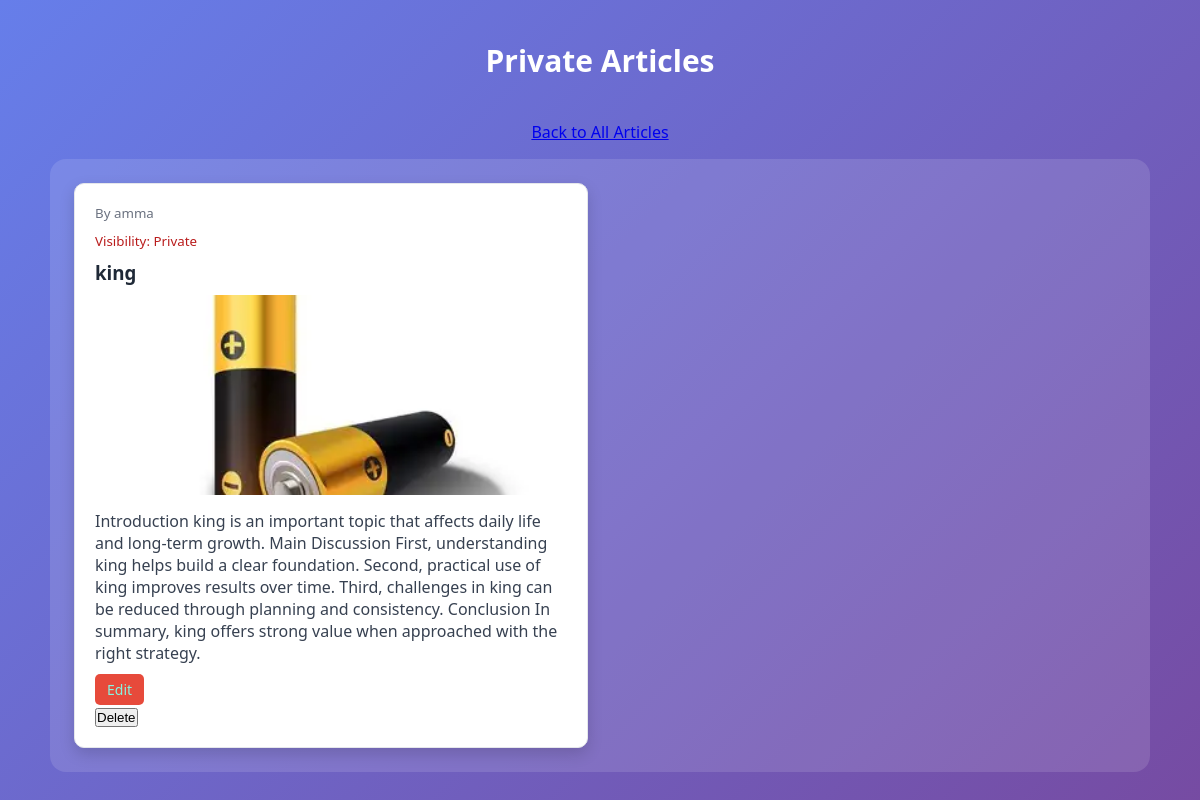
/app2/private-articles/ (signed in), run on the app's committed database.
### articles/models.py (models this page shows, shortened)
class articles(models.Model):
    VISIBILITY_PUBLIC = 'public'
    VISIBILITY_PRIVATE = 'private'
    VISIBILITY_CHOICES = (
        (VISIBILITY_PUBLIC, 'Public'),
        (VISIBILITY_PRIVATE, 'Private'),
    )
    title = models.CharField(max_length=200,blank=True, null=True)
    image = models.ImageField(upload_to='articles/', blank=True, null=True)
    body = models.TextField(blank=True, null=True)
    author = models.CharField(max_length=100, default='Admin',blank=True, null=True)
    visibility = models.CharField(
        max_length=10,
        choices=VISIBILITY_CHOICES,
        default=VISIBILITY_PUBLIC,
    )
    likes = models.ManyToManyField(
        settings.AUTH_USER_MODEL,
        related_name='liked_articles',
        blank=True
    )
    dislikes = models.ManyToManyField(
        settings.AUTH_USER_MODEL,
        related_name='disliked_articles',
        blank=True
    )
    class Meta:
        ordering = ['-id']

### articles/views.py (the view)
# urls.py: path('app2/private-articles/', private_articles, name='private_articles'),
@login_required
def private_articles(request):
    if request.user.is_staff:
        articles_list = articles.objects.filter(visibility=articles.VISIBILITY_PRIVATE)
    else:
        articles_list = articles.objects.filter(
            visibility=articles.VISIBILITY_PRIVATE,
            author=request.user.username,
        )
    return render(request, 'private_articles.html', {'articles': articles_list})

### templates/private_articles.html (shortened to what this page needs)
{% load static %}
<!DOCTYPE html>
<html>
<head>
    <link rel="stylesheet" href="{% static 'articles.css' %}">
</head>
<body>
    <h2>Private Articles</h2>
    <div style="text-align:center; margin-bottom:16px;">
        <a href="{% url 'create' %}">Back to All Articles</a>
    </div>
    <div class="articles-container">
    {% for article in articles %}
        <div class="article-card">
            <small>By {{ article.author }}</small>
            <small style="display:block; color:#b91c1c; margin-top:4px;">Visibility: Private</small>
            <h3>{{ article.title }}</h3>
            {% if article.image %}
                <img src="{{ article.image.url }}" alt="{{ article.title }}">
            {% endif %}
            <p>{{ article.body }}</p>
            {% if user.is_authenticated %}
                {% if user.is_staff or user.username == article.author %}
                <a href="{% url 'edit_article' article.id %}">Edit</a>
                <form method="post" action="{% url 'delete_article' article.id %}" onsubmit="return confirm('Are you sure you want to delete this article?');">
                    <button type="submit">Delete</button>
                </form>
                {% endif %}
            {% endif %}
        </div>
    {% empty %}
        <p style="text-align:center;">No private articles found.</p>
    {% endfor %}
    </div>
</body>
</html>

### static/articles.css (style rules this page uses)
* { margin: 0; padding: 0; box-sizing: border-box; }
body { font-family: 'Segoe UI', Tahoma, sans-serif; background: linear-gradient(135deg, #667eea, #764ba2); padding: 40px; }
h2 { text-align: center; margin-bottom: 40px; color: white; font-size: 30px; }
.articles-container { display: grid; grid-template-columns: repeat(2, 1fr); gap: 25px; max-width: 1100px; margin: auto; background: rgba(255, 255, 255, 0.12); padding: 24px; border-radius: 16px; }
.article-card { background: #ffffff; padding: 20px; border-radius: 10px; box-shadow: 0 6px 15px rgba(0,0,0,0.15); transition: 0.3s ease; border: 1px solid #e5e7eb; }
.article-card h3 { margin-bottom: 10px; color: #1f2937; }
.article-card img { width: 100%; height: 200px; object-fit: cover; border-radius: 8px; margin-bottom: 10px; }
.article-card p { color: #374151; margin-bottom: 10px; }
.article-card small { color: #6b7280; display: block; margin-bottom: 10px; }
.article-card a { display: inline-block; padding: 6px 12px; background: #e74a3b; color: rgb(134, 246, 225); text-decoration: none; border-radius: 5px; font-size: 14px; }

### data on the page
articles: author "amma", title "king", image (picture), body "Introduction king is an important topic that affects daily life and long-term growth. Main Discussion First, understanding king helps build a clear foundation. Second, practical use of king improves results over time. Third, challenges in king can be reduced through planning and consistency. Conclusion In summary, king offers strong value when approached with the right strategy."
